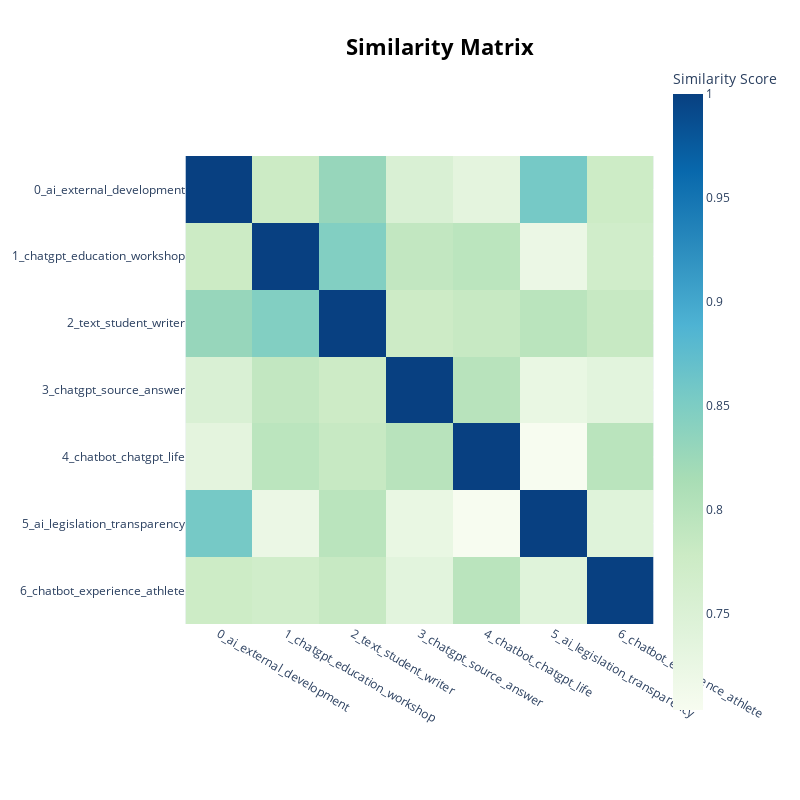

Source (notebook cell):
### Code cell
topic_model.visualize_heatmap()

### Figure 1 — Plotly figure (JSON) as saved in the notebook; plotly's stock layout.template omitted (floating-point values rounded to 4 significant figures)
{"data": [{"coloraxis": "coloraxis", "hovertemplate": "x: %{x}<br>y: %{y}<br>Similarity Score: %{z}<extra></extra>", "name": "0", "type": "heatmap", "x": ["0_ai_external_development", "1_chatgpt_education_workshop", "2_text_student_writer", "3_chatgpt_source_answer", "4_chatbot_chatgpt_life", "5_ai_legislation_transparency", "6_chatbot_experience_athlete"], "xaxis": "x", "y": ["0_ai_external_development", "1_chatgpt_education_workshop", "2_text_student_writer", "3_chatgpt_source_answer", "4_chatbot_chatgpt_life", "5_ai_legislation_transparency", "6_chatbot_experience_athlete"], "yaxis": "y", "z": [[1.0, 0.7768, 0.829, 0.7529, 0.7347, 0.8558, 0.7753], [0.7768, 1, 0.846, 0.7879, 0.7948, 0.7225, 0.7699], [0.829, 0.846, 1.0, 0.7764, 0.7826, 0.7957, 0.7831], [0.7529, 0.7879, 0.7764, 1, 0.7984, 0.7258, 0.7369], [0.7347, 0.7948, 0.7826, 0.7984, 1, 0.7035, 0.7962], [0.8558, 0.7225, 0.7957, 0.7258, 0.7035, 1.0, 0.7427], [0.7753, 0.7699, 0.7831, 0.7369, 0.7962, 0.7427, 1.0]]}], "layout": {"coloraxis": {"colorbar": {"title": {"text": "Similarity Score"}}, "colorscale": [[0, "rgb(247,252,240)"], [0.125, "rgb(224,243,219)"], [0.25, "rgb(204,235,197)"], [0.375, "rgb(168,221,181)"], [0.5, "rgb(123,204,196)"], [0.625, "rgb(78,179,211)"], [0.75, "rgb(43,140,190)"], [0.875, "rgb(8,104,172)"], [1, "rgb(8,64,129)"]]}, "height": 800, "hoverlabel": {"bgcolor": "white", "font": {"family": "Rockwell", "size": 16}}, "legend": {"title": {"text": "Trend"}}, "margin": {"t": 60}, "showlegend": true, "title": {"font": {"color": "Black", "size": 22}, "text": "<b>Similarity Matrix</b>", "x": 0.55, "xanchor": "center", "y": 0.95, "yanchor": "top"}, "width": 800, "xaxis": {"anchor": "y", "constrain": "domain", "domain": [0, 1], "scaleanchor": "y"}, "yaxis": {"anchor": "x", "autorange": "reversed", "constrain": "domain", "domain": [0, 1]}}}
